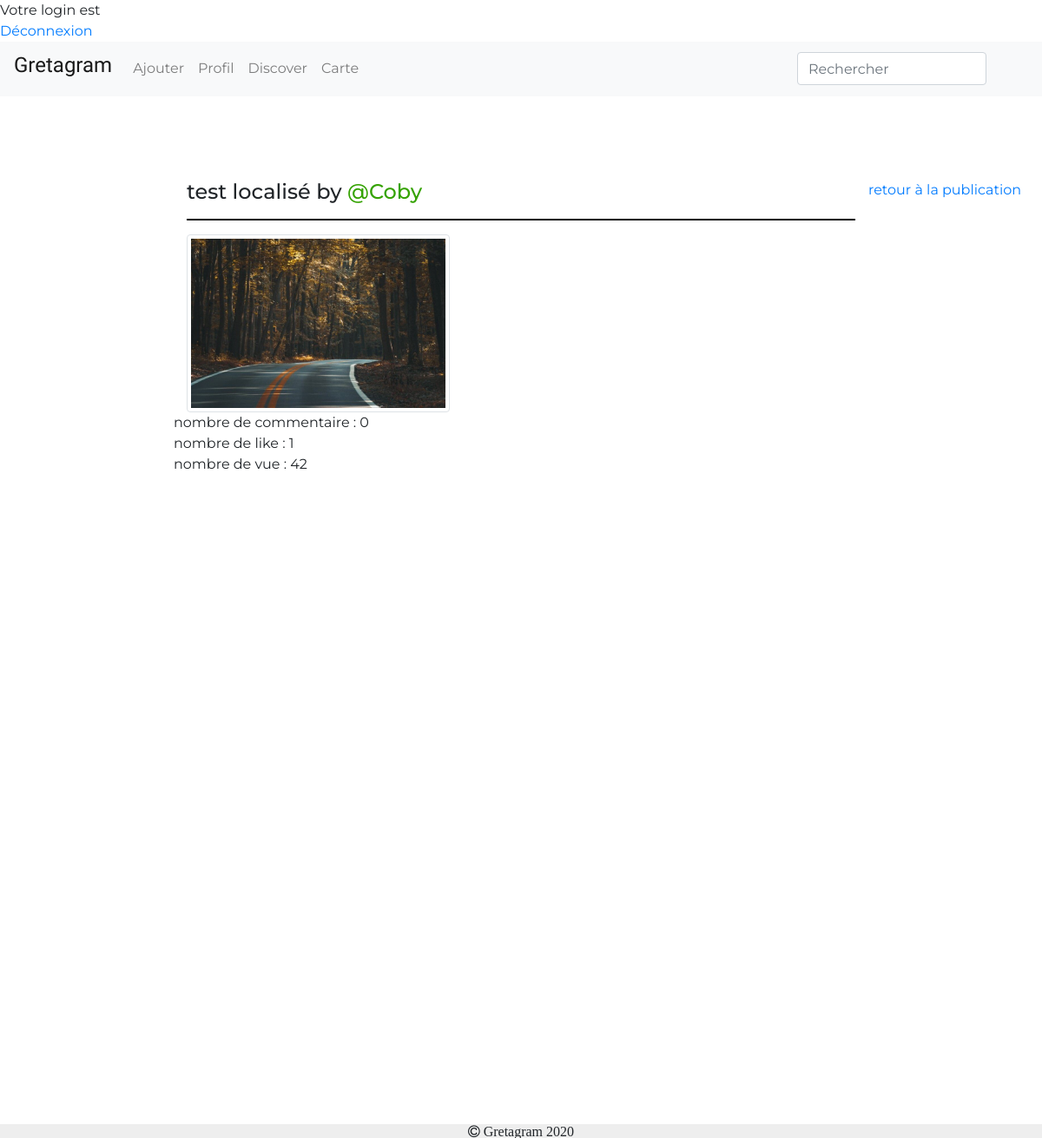
Screenshot of /Gretagram/stat.php?id=uploads/5e9dd41091a7a9-4.jpg (signed in) with the database file from the repository.
### tables this page shows
CREATE TABLE IF NOT EXISTS `publication` (
  `id` int(11) NOT NULL AUTO_INCREMENT,
  `nblike` int(100) DEFAULT '0',
  `titre` varchar(100) DEFAULT NULL,
  `description` varchar(100) DEFAULT NULL,
  `user` varchar(100) NOT NULL,
  `photo` varchar(100) DEFAULT NULL,
  `datepubli` datetime NOT NULL DEFAULT CURRENT_TIMESTAMP,
  `lat` varchar(200) DEFAULT NULL,
  `longitude` varchar(100) DEFAULT NULL,
  `adrrFormated` varchar(100) NOT NULL,
  `nbVue` int(11) NOT NULL DEFAULT '0',
  `Tag` varchar(100) DEFAULT NULL,
  PRIMARY KEY (`id`)
);

### Gretagram/stat.php (the view, shortened to what this page needs)
<?php
if (isset($_SESSION['login']) && isset($_SESSION['mdp'])) {
    echo '<html>';
    echo '<head>';
    echo '</head>';
    echo '<body>';
    echo 'Votre login est ' . $_SESSION['login'];
    echo '<br />';
    echo '<a href="deconnexion.php">Déconnexion</a>';
} else {
    header('location: login.php?message=erreur');
}
?>
<!DOCTYPE html>
<html>
<head>
    <link href="https://stackpath.bootstrapcdn.com/font-awesome/4.7.0/css/font-awesome.min.css" rel="stylesheet">
    <link rel="stylesheet" href="https://stackpath.bootstrapcdn.com/bootstrap/4.4.1/css/bootstrap.min.css">
    <link rel="stylesheet" href="css/style.css">
    <?php
    include("include/connect.inc.php");
    ?>
</head>
<body>
    <nav class="navbar navbar-expand-lg navbar-light bg-light">
        <a class="navbar-brand" href="index.php">
            <div class="styleLogo">
                <h4>Gretagram</h4>
            </div>
        </a>
        <div class="collapse navbar-collapse" id="navbarToggler">
            <ul class="navbar-nav mr-auto mt-2 mt-lg-0">
                <li class="nav-item">
                    <a class="nav-link" href="ajouter.php">Ajouter</a>
                </li>
                <li class="nav-item">
                    <a class="nav-link" href="profilPerso.php">Profil</a>
                </li>
                <li class="nav-item">
                    <a class="nav-link" href="discover.php">Discover</a>
                </li>
                <li class="nav-item">
                    <a class="nav-link" href="carte.php">Carte</a>
                </li>
            </ul>
            <form class="form-inline my-2 my-lg-0">
                <input class="form-control mr-sm-2" type="text" id="search-user" placeholder="Rechercher">
            </form>
            <div style="margin-top: 20px">
            </div>
        </div>
    </nav>
    <br>
    <br>
    <br>
    <br>
    <?php
    $param = htmlspecialchars($_GET['id']);
    $requetePost = "Select * FROM publication where photo = " . "'" . $param . "'" . ";";
    $prequetePost = $conn->prepare($requetePost);
    $prequetePost->execute();
    while ($dataPost = $prequetePost->fetch()) {
        $photo = $dataPost['photo'];
        $nom = $dataPost['user'];
        $titre = $dataPost['titre'];
        echo '
    <div class="container-fluid">
        <div class="row">
            <div class="col-md-2"></div>
            <div class="col-md-8">
               <h4>' . $titre . ' by <a href="profil.php?nom=' . $nom . '" style="color:#34A200">@' . $nom . '</a></h4>
                <hr style="width: 100%; color: black; height: 1px; background-color:black;">
                <div class="row">
                    <div class="col-md-5">
                        <img src="' . $photo . '" alt="" class=" img-thumbnail responsive">
                    </div>
';
    }
    $requetePost = "Select count(*) as nbCom FROM commentaire where publication = " . "'" . $param . "'" . ";";
    $prequetePost = $conn->prepare($requetePost);
    $prequetePost->execute();
    while ($dataPost = $prequetePost->fetch()) {
        $nbCommentaire = $dataPost['nbCom'];
    echo '
    <div class="row">
    <div class="col-md-10">nombre de commentaire : '.$nbCommentaire.'
    ';
    }
    $requetePost = "Select count(*) as nbLike FROM jaime where id_article = (Select id from publication where photo=" . "'" . $param . "'" . ");";
    $prequetePost = $conn->prepare($requetePost);
    $prequetePost->execute();
    while ($dataPost = $prequetePost->fetch()) {
        $nbLikePost = $dataPost['nbLike'];
        echo'
        </div><br>
            <div class="col-md-10">        nombre de like : '.$nbLikePost.'       </div>
        ';
    }
        $requetePost = "Select * FROM publication where photo=" . "'" . $param . "'" . ";";
        $prequetePost = $conn->prepare($requetePost);
        $prequetePost->execute();
        while ($dataPost = $prequetePost->fetch()) {
            $nbVuePost = $dataPost['nbVue'];
            echo '
                <div class="col-md-10">        nombre de vue : '.$nbVuePost.'        </div>
            </div>
            ';
        }
    ?>
    </div>
    <br>
    <div id="chartContainer" style="height: 370px; width: 100%;"></div>
    <div id="chartContainer2" style="height: 370px; width: 100%;"></div>
    </div>
    <br>
    <?php
    $param = htmlspecialchars($_GET['id']);
        echo '<div align=left><a href="post.php?post='.$param.'">retour à la publication</a></div>';
    ?>
    <br>
    <footer class="containe-fluid footer">
        <i class="fa fa-copyright"> Gretagram 2020</i>
    </footer>
</body>
</html>

### Gretagram/css/style.css (style rules this page uses)
body, html { padding: 0; margin: 0; }
body { font-family: 'Montserrat', sans-serif; }
.footer { position: fixed; left: 0; bottom: 0; width: 100%; background-color: #EEEEEE; text-align: center; }
.responsive { width: 100%; height: auto; }
.styleLogo { font-family: 'Oleo Script', cursive; }

### rows the page displays
publication: titre "test localisé", user "Coby", photo (picture), nbVue "42"

### other values shown
$nbCommentaire "0"
$nbLikePost "1"
